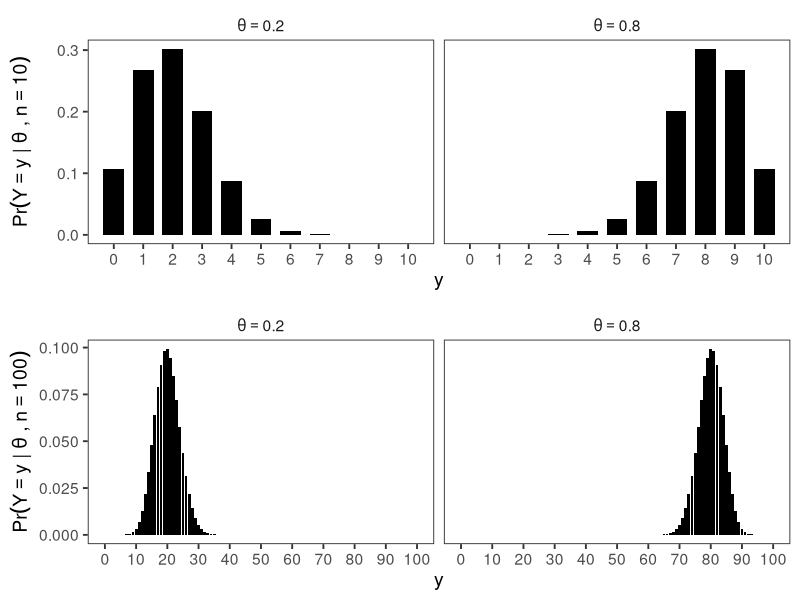
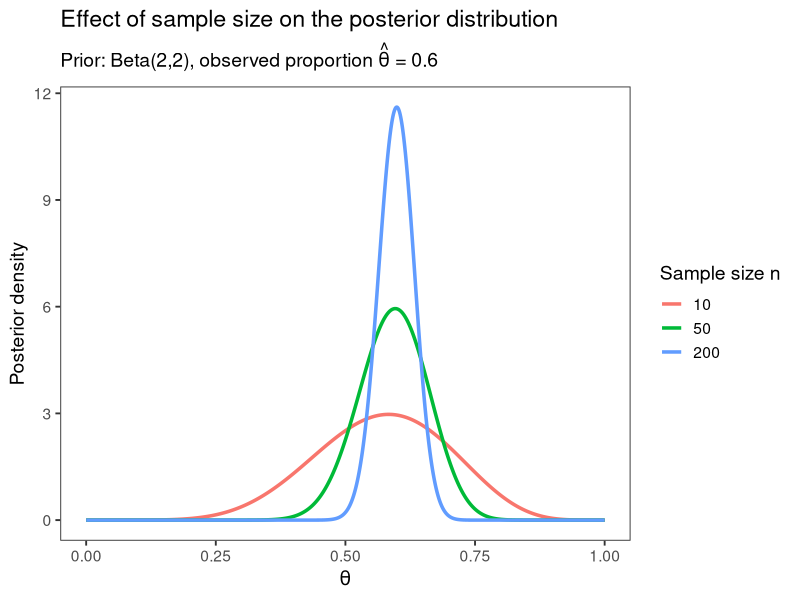

The R script that drew these images, in order:
## ---- chunk 1
library(ggplot2)
library(dplyr)
library(tidyr)
library(cowplot)

# helper: make facet labels parse as plotmath
make_theta_labels <- function(df) {
  df %>%
    mutate(theta_lab = paste0("theta==", as.character(theta)))
}

# -------------------------
# Figure for n = 10
# -------------------------
n_val <- 10
thetas <- c(0.2, 0.8)

df10 <- expand_grid(theta = thetas, y = 0:n_val) %>%
  mutate(p = dbinom(y, size = n_val, prob = theta)) %>%
  make_theta_labels()

p10 <- ggplot(df10, aes(x = y, y = p)) +
  geom_col(width = 0.7, fill = "black") +
  facet_wrap(~ theta_lab, nrow = 1, labeller = label_parsed) +
  scale_x_continuous(breaks = 0:n_val) +
  labs(
    x = "y",
    y = expression(Pr(Y == y ~ "|" ~ theta ~ "," ~ n == 10))
  ) +
  theme_bw(base_size = 14) +
  theme(
    panel.grid = element_blank(),
    strip.background = element_blank()
  )

# -------------------------
# Figure for n = 100
# -------------------------
n_val <- 100

df100 <- expand_grid(theta = thetas, y = 0:n_val) %>%
  mutate(p = dbinom(y, size = n_val, prob = theta)) %>%
  make_theta_labels()

p100 <- ggplot(df100, aes(x = y, y = p)) +
  geom_col(width = 0.9, fill = "black") +
  facet_wrap(
    ~ theta_lab,
    nrow = 1,
    labeller = label_parsed
  ) +
  scale_x_continuous(breaks = seq(0, 100, by = 10)) +
  labs(
    x = "y",
    y = expression(Pr(Y == y ~ "|" ~ theta ~ "," ~ n == 100))
  ) +
  theme_bw(base_size = 14) +
  theme(
    panel.grid = element_blank(),
    strip.background = element_blank()
  )

# -------------------------
# Combine using cowplot
# -------------------------
final_plot <- plot_grid(p10, p100, ncol = 1, align = "v")
final_plot
## ---- chunk 2
library(ggplot2)
library(dplyr)
library(tidyr)

# prior parameters
a <- 2
b <- 2

# fixed proportion
theta_hat <- 0.6

# sample sizes
n_vals <- c(10, 50, 200)

# grid for theta
theta_grid <- seq(0, 1, length.out = 1000)

# build posterior densities
df <- expand_grid(
  n = n_vals,
  theta = theta_grid
) %>%
  mutate(
    y = round(theta_hat * n),
    post_density = dbeta(theta, a + y, b + n - y),
    n = factor(n, levels = n_vals)
  )

# plot
ggplot(df, aes(x = theta, y = post_density, colour = n)) +
  geom_line(linewidth = 1.2) +
  labs(
    x = expression(theta),
    y = "Posterior density",
    colour = "Sample size n",
    title = "Effect of sample size on the posterior distribution",
    subtitle = expression(
      paste("Prior: Beta(2,2), observed proportion ", hat(theta), " = 0.6")
    )
  ) +
  theme_bw(base_size = 14) +
  theme(
    panel.grid = element_blank()
  )
